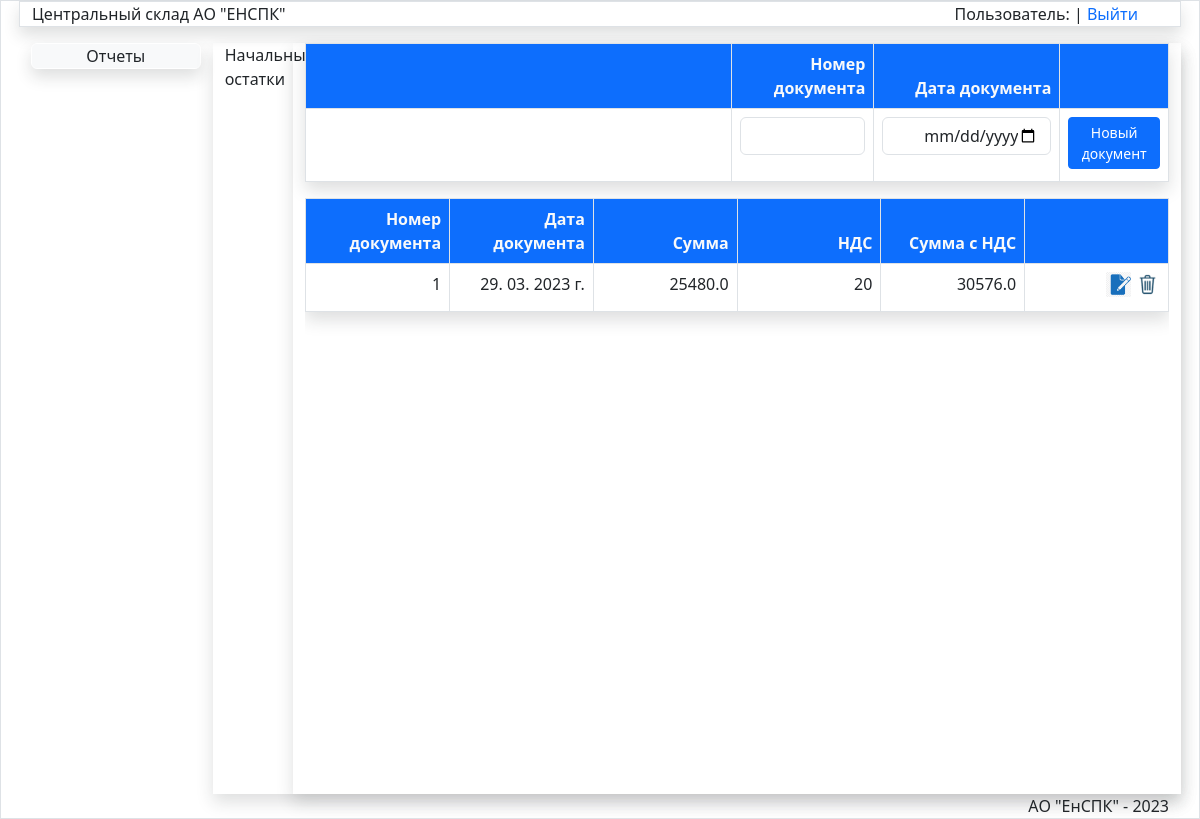
Page /JurnalOst/ (signed in) on the committed database.
### store/models.py (models this page shows)
class Jurnal(models.Model):
    oper=models.IntegerField(verbose_name="Код операции")
    nomerdoc=models.CharField(max_length=50,verbose_name='Номер документа')
    datadoc=models.DateTimeField(verbose_name='Дата документа')
    postav=models.ForeignKey(Postav,verbose_name='Поставщик',on_delete=models.PROTECT)
    obct=models.ForeignKey(Obct,verbose_name='Объект',on_delete=models.PROTECT)
    podraz=models.ForeignKey(Podraz,verbose_name='Подразделение',on_delete=models.PROTECT)
    fio=models.ForeignKey(Fio,verbose_name='Подотчет',on_delete=models.PROTECT)
    spis=models.ForeignKey(Spis,blank=True,null=True,verbose_name='Причина списания',on_delete=models.PROTECT)
    summa=models.FloatField(verbose_name='Сумма',default=0)
    nds=models.IntegerField(verbose_name='НДС',default=20)
    summawithnds=models.FloatField(verbose_name='Сумма с НДС',default=0)
    updated_at = models.DateTimeField(auto_now=True, verbose_name='Создан')
    created_at = models.DateTimeField(auto_now_add=True, verbose_name='Обновлен')
    class Meta:
        verbose_name = 'Документ'
        verbose_name_plural = 'Документы'
        ordering = ['-datadoc', ]

### store/views.py (the view)
# urls.py: path('JurnalOst/', JurnalOst, name='JurnalOst'),
def JurnalOst(request):
    podraz = Podraz.objects.get(pk=74)
    postav = Postav.objects.get(pk=9)
    obct = Obct.objects.get(pk=180)
    fio = Fio.objects.get(pk=5)
    jurnalost=Jurnal.objects.filter(oper=1).order_by('-created_at')
    if request.method=='POST':
        nomerdoc1=request.POST['nomerdoc']
        datadoc1=request.POST['datadoc']
        print(nomerdoc1,datadoc1)
        newost=Jurnal()
        newost.nomerdoc=nomerdoc1
        newost.datadoc=datadoc1
        newost.podraz=podraz
        newost.postav=postav
        newost.obct=obct
        newost.fio=fio
        newost.oper=1
        newost.save()
        un = Jurnal.objects.filter(oper=1).values()
        unit_data=list(un)
        print(newost.id)
        ur=reverse('AddStringOst',args=[newost.id])
        print(ur)
        return JsonResponse({'status':1,'unit_data':unit_data,'url': ur})
    else:
        form=OstDocForm(initial={'podraz':podraz,'postav':postav,'obct':obct,'fio':fio})
    return render(request,'store/Doc/JurnalOst.html',{'jurnalost':jurnalost,'pic_label':'Начальные остатки','form':form,'title':'Журнал начальных остатков'})

### store/templates/store/Doc/JurnalOst.html (shortened to what this page needs)
{% extends 'store/menu.html' %}
{% load static %}
{% block DataArea %}
<div class="row">
<div class="col-md-1">{{pic_label}}</div>
<div class="col-md-11 mx-auto shadow">
<table class="table shadow table-bordered table-hover">
<thead class=" bg-primary  text-light">
<tr>
<th style="width:50%;" class=" text-end" colspan="3" ></th>
<th style="width:16.6%;" class=" text-end" >Номер документа</th>
<th style="width:16.6%;" class=" text-end" >Дата документа</th>
<th style="width:12.6%;" class=" text-end"></th>
</tr>
</thead>
    <form method="post" id="ost-form">
    <tr >
        <td colspan="3"></td>
        <td  class=" text-end" ><input type="text" id="id_nomerdoc" class="form-control" style="text-align:right" required></td>
        <td  class=" text-end" ><input type="date" id="id_datadoc" class="form-control" style="text-align:right" required/></td>
        <td  class="text-end"> <button type="submit" class="btn  btn-primary btn-sm mb-1 " id="savebtn">Новый документ</button></td>
    </form>
</table>
 <div class="scrolltable">
<table class="table shadow table-bordered table-hover">
<thead class="bg-primary text-light">
     <th style="width:16.6%;" class="text-end">Номер документа</th>
<th style="width:16.6%;" class=" text-end" >Дата документа</th>
<th style="width:16.6%;" class=" text-end" >Сумма</th>
<th style="width:16.6%;" class=" text-end" >НДС</th>
<th style="width:16.6%;" class=" text-end" >Сумма с НДС</th>
<th style="width:16.6%;" class=" text-end"></th>
</thead>
    <tbody id="ost-doc">
    {% for item in jurnalost %}
    <tr><td  class="border text-end fixed">{{item.nomerdoc}}</td>
    <td class=" text-end">{{item.datadoc|date:"d. m. Y г." }}</td>
    <td class=" text-end">{{item.summa}}</td>
    <td class=" text-end">{{item.nds}}</td>
    <td class="text-end">{{item.summawithnds }}</td>
    <td class="text-end align-middle " ><input data-sid="{{item.pk}}" data-update="{{url_update}}" value="Update" type="image" class="btn-ost-update mr-3" src="{% static '/images/edit2.png' %}" width="25px" >
   <input data-sid="{{item.pk}}" data-del="{{url_delete}}" class="btn-ost-del " value="Delete" type="image" src="{% static '/images/del.png' %}" width="25px"> </td>
    </tr>
    {% endfor %}
    </tbody>
</table>
</div>
</div>
</div>
{% endblock DataArea %}

### store/static/css/my.css (style rules this page uses)
.scrolltable { display:block; overflow-y: auto; height:74.5vh; }

### rows in the picture
Jurnal: nomerdoc "1", datadoc "29. 03. 2023 г.", summa "25480.0", nds "20", summawithnds "30576.0"

### other values in the picture
{{ pic_label }} "Начальные остатки"
